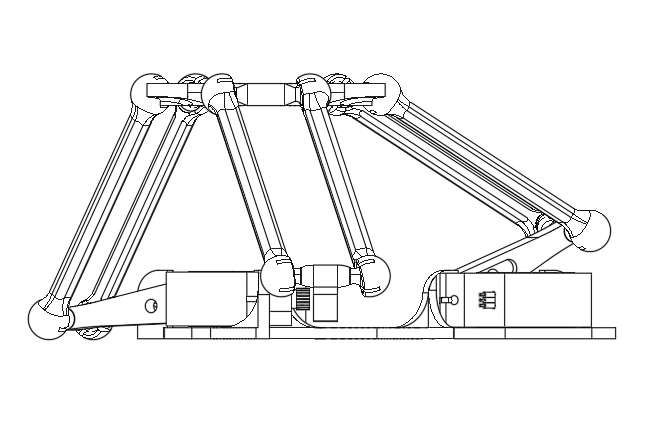
#> input picture documentos/Imagens e Videos/datasheet/Captura de ecrã 2026-07-14 111649.png, 652 x 421 px
$ python anotar_delta_cinematica_limpa.py
#> lines starting #> are read from the running program, lines starting #| are printed output that depends on the picture
from pathlib import Path
from math import atan2, cos, sin, radians

from PIL import Image, ImageDraw, ImageFont


ROOT = Path(__file__).resolve().parents[2]
SRC = ROOT / "documentos" / "Imagens e Videos" / "datasheet" / "Captura de ecrã 2026-07-14 111649.png"
OUT_DIR = ROOT / "tmp_video_analysis"
OUT_DIR.mkdir(parents=True, exist_ok=True)
OUT = OUT_DIR / "delta_cinematica_limpa_anotada_v2.png"

SCALE = 4


def sc(p):
    return tuple(int(round(v * SCALE)) for v in p)


def sc_box(box):
    return tuple(int(round(v * SCALE)) for v in box)


def font(size, bold=False):
    names = [
        r"C:\Windows\Fonts\arialbd.ttf" if bold else r"C:\Windows\Fonts\arial.ttf",
        r"C:\Windows\Fonts\calibrib.ttf" if bold else r"C:\Windows\Fonts\calibri.ttf",
    ]
    for name in names:
        path = Path(name)
        if path.exists():
            return ImageFont.truetype(path, size * SCALE)
    return ImageFont.load_default()


def line(draw, pts, color, width=3):
    draw.line([sc(p) for p in pts], fill=color, width=width * SCALE, joint="curve")


def arrow(draw, p1, p2, color, width=3, head=12):
    line(draw, [p1, p2], color, width)
    if head <= 0:
        return
    angle = atan2(p2[1] - p1[1], p2[0] - p1[0])
    left = (p2[0] - head * cos(angle - radians(28)), p2[1] - head * sin(angle - radians(28)))
    right = (p2[0] - head * cos(angle + radians(28)), p2[1] - head * sin(angle + radians(28)))
    draw.polygon([sc(p2), sc(left), sc(right)], fill=color)


def double_arrow(draw, p1, p2, color, width=3, head=10):
    arrow(draw, p1, p2, color, width, head)
    arrow(draw, p2, p1, color, width, head)


def dashed(draw, p1, p2, color, width=2, dash=10, gap=7):
    x1, y1 = p1
    x2, y2 = p2
    dx = x2 - x1
    dy = y2 - y1
    length = (dx * dx + dy * dy) ** 0.5
    if length == 0:
        return
    ux = dx / length
    uy = dy / length
    pos = 0
    while pos < length:
        end = min(pos + dash, length)
        a = (x1 + ux * pos, y1 + uy * pos)
        b = (x1 + ux * end, y1 + uy * end)
        line(draw, [a, b], color, width)
        pos += dash + gap


def text(draw, p, value, color, size=18, bold=True, anchor="mm"):
    draw.text(sc(p), value, font=font(size, bold), fill=color, anchor=anchor)


def arc(draw, center, radius, start, end, color, width=3):
    x, y = center
    draw.arc(sc_box((x - radius, y - radius, x + radius, y + radius)), start, end, fill=color, width=width * SCALE)


def small_dot(draw, p, color, radius=3):
    x, y = p
    draw.ellipse(sc_box((x - radius, y - radius, x + radius, y + radius)), fill=color)


def main():
    img = Image.open(SRC).convert("RGB")
    img = img.resize((img.width * SCALE, img.height * SCALE), Image.Resampling.LANCZOS)
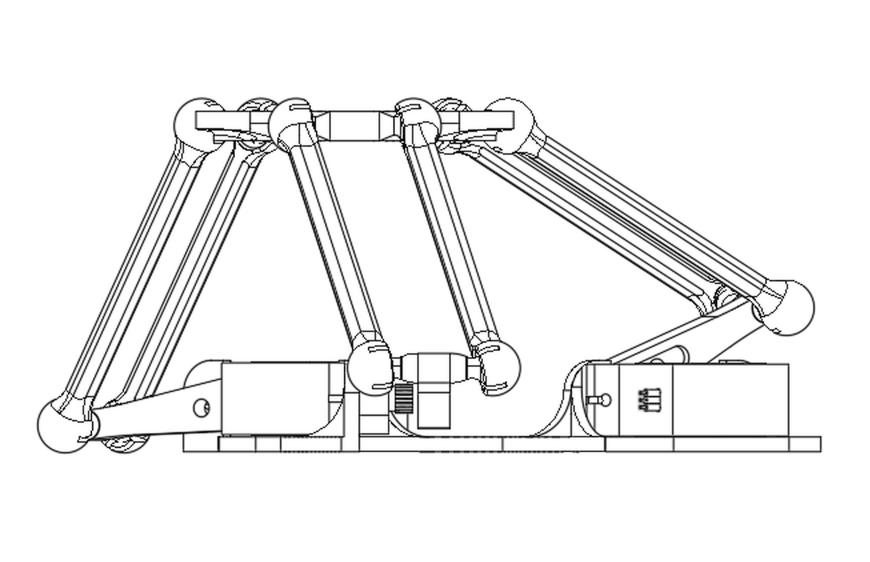
#> img: PIL image 2608x1684 RGB (shown at 1/3 size); min 0, max 255, mean 241.5
    draw = ImageDraw.Draw(img)

    blue = (20, 65, 220)
    green = (0, 145, 80)
    red = (185, 20, 25)
    orange = (230, 120, 0)
    black = (20, 20, 20)
    gray = (95, 95, 95)

    # Geometric anchor points, manually matched to the clean side-view render.
    origin = (326, 98)
    x_axis_end = (420, 98)
    z_axis_end = (326, 39)
    y_axis_end = (294, 122)

    top_arm_joint = (300, 98)
    lower_arm_joint = (373, 273)
    servo_axis = (378, 292)
    platform_joint = (349, 270)

    right_passive_a = (416, 96)
    right_passive_b = (579, 219)
    right_servo_axis = (597, 277)

    # Coordinate system.
    arrow(draw, origin, x_axis_end, blue, width=3, head=11)
    arrow(draw, origin, z_axis_end, green, width=3, head=11)
    arrow(draw, origin, y_axis_end, black, width=2, head=9)
    text(draw, (427, 96), "X", blue, 19, anchor="lm")
    text(draw, (327, 31), "Z", green, 19, anchor="mm")
    text(draw, (288, 130), "Y", black, 16, anchor="mm")
    small_dot(draw, origin, green, radius=2)

    # Construction lines used in the lateral inverse-kinematics triangle.
    dashed(draw, origin, servo_axis, gray, width=2, dash=10, gap=6)
    dashed(draw, origin, lower_arm_joint, gray, width=2, dash=10, gap=6)
    double_arrow(draw, origin, servo_axis, red, width=3, head=9)
    text(draw, (297, 196), "L2p", red, 17, anchor="rm")

    # Main arm under analysis.
    double_arrow(draw, top_arm_joint, lower_arm_joint, red, width=4, head=9)
    text(draw, (356, 186), "L2", red, 17, anchor="lm")
    line(draw, [servo_axis, lower_arm_joint], orange, width=4)

    # Horizontal/platform offset.
    double_arrow(draw, origin, top_arm_joint, gray, width=2, head=8)
    text(draw, (313, 82), "L3", gray, 13, anchor="mm")
    arrow(draw, servo_axis, platform_joint, orange, width=3, head=9)
    text(draw, (350, 302), "Y'", orange, 15, anchor="mm")

    # Extra dimensions on the visible right arm, matching the inspiration figure.
    double_arrow(draw, right_passive_a, right_passive_b, black, width=3, head=9)
    text(draw, (504, 149), "L2", black, 18, anchor="mm")
    double_arrow(draw, right_passive_b, right_servo_axis, black, width=3, head=9)
    text(draw, (614, 249), "L1", black, 17, anchor="lm")

    # Angle references.
    arc(draw, servo_axis, 40, 257, 332, orange, width=3)
    text(draw, (412, 281), "theta", orange, 14, anchor="lm")

    arc(draw, lower_arm_joint, 42, 195, 258, red, width=3)
    text(draw, (332, 252), "phi", red, 14, anchor="rm")

    arc(draw, origin, 43, 82, 131, black, width=3)
    text(draw, (357, 62), "omega", black, 15, anchor="lm")

    arc(draw, lower_arm_joint, 33, 237, 302, green, width=3)
    text(draw, (392, 247), "gamma", green, 14, anchor="lm")

    # Compact legend outside the mechanism.
    text(draw, (38, 42), "theta -> Theta", green, 13, anchor="lm")
    text(draw, (38, 63), "phi -> Phi", red, 13, anchor="lm")
    text(draw, (38, 84), "omega -> Omega", black, 13, anchor="lm")
    text(draw, (38, 105), "gamma -> Gamma", orange, 13, anchor="lm")

    img = img.resize((img.width // SCALE, img.height // SCALE), Image.Resampling.LANCZOS)
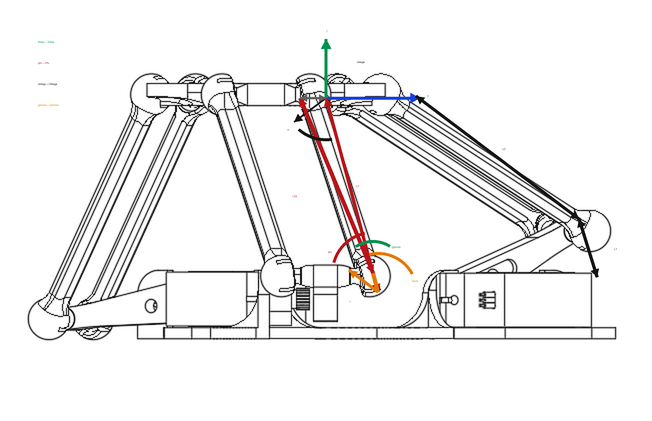
#> img: PIL image 652x421 RGB; mean R, G, B 239.9, 239.1, 239
    img.save(OUT)
    print(OUT)


if __name__ == "__main__":
    main()
